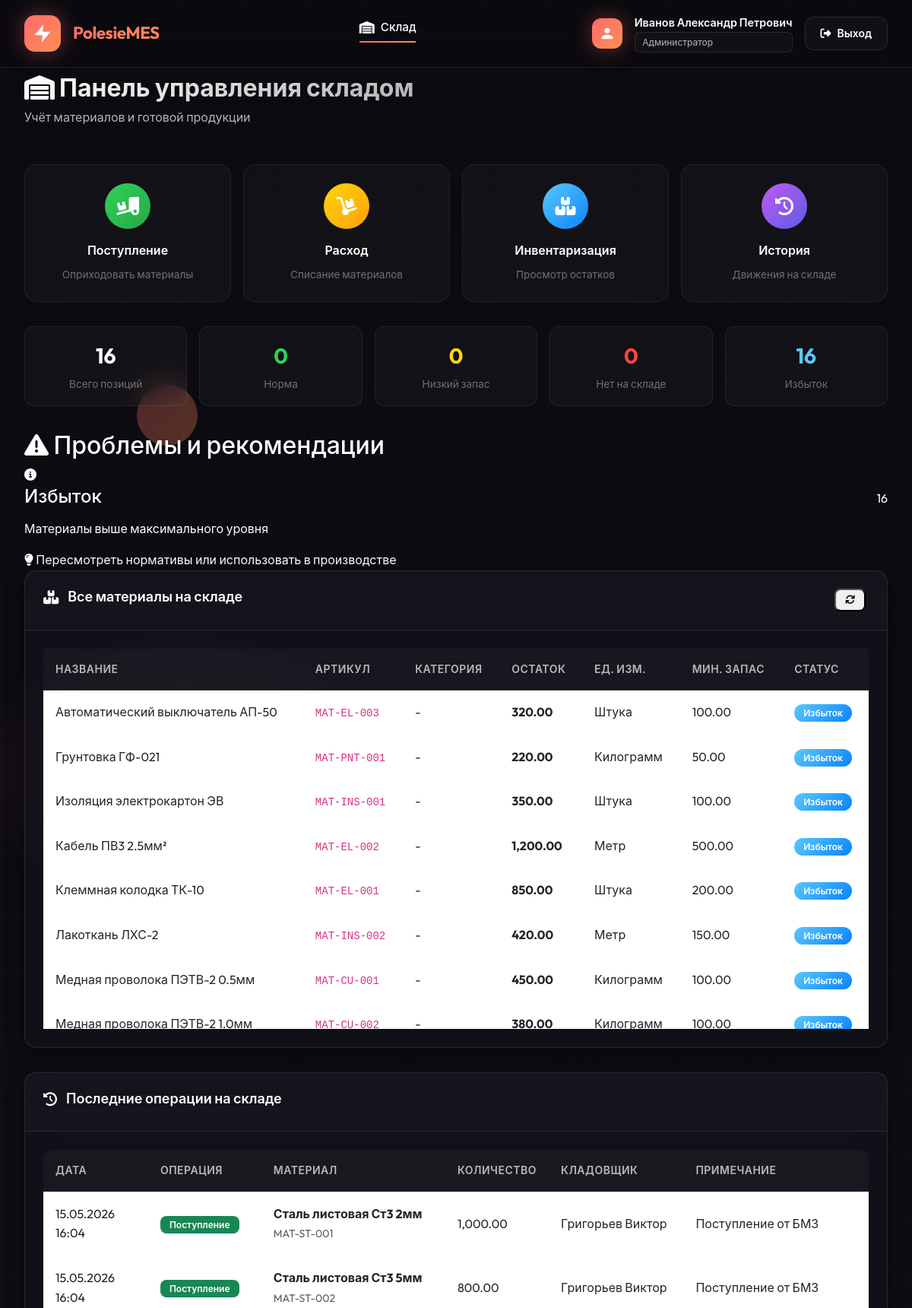
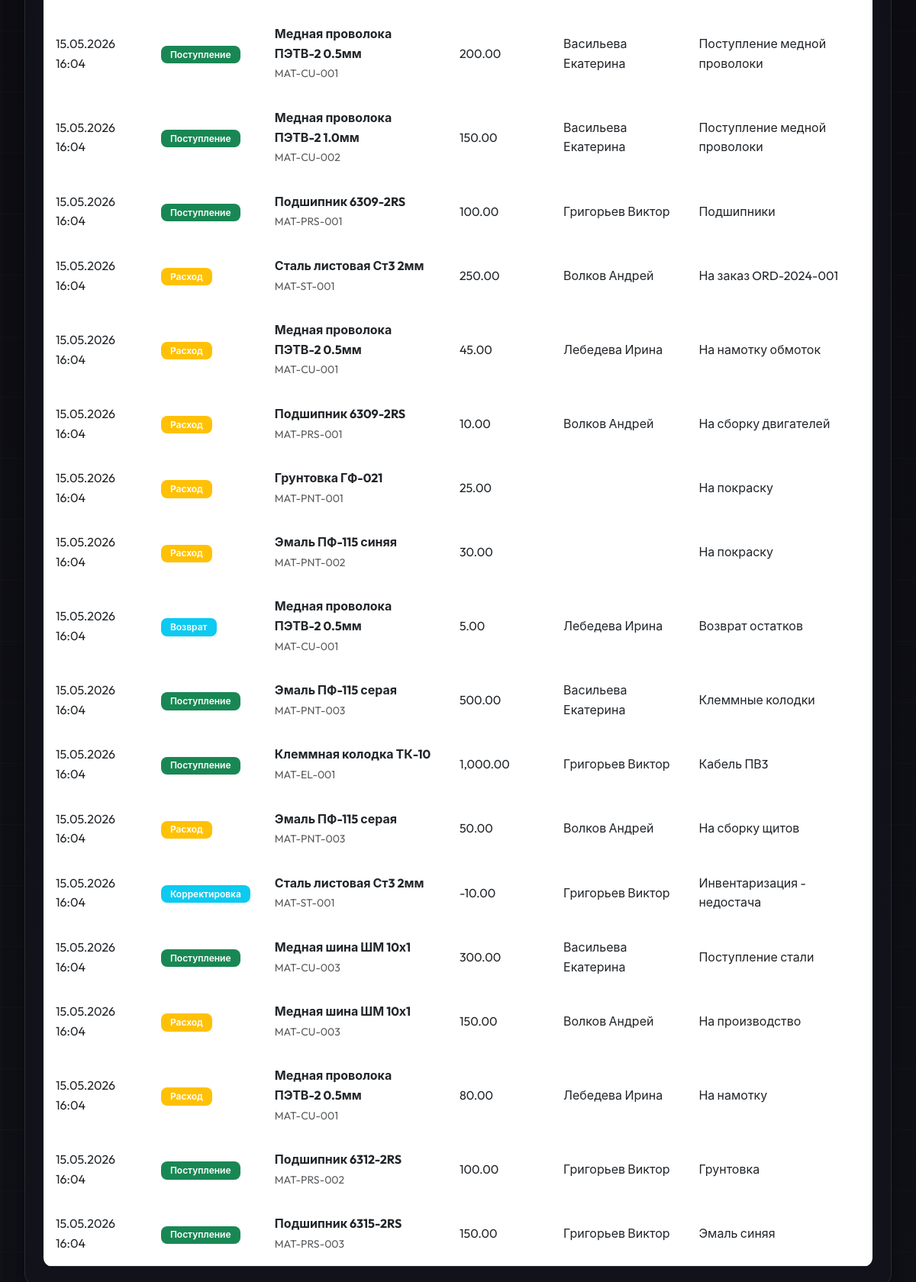
The page /modules/warehouse/warehouse_dashboard.php (signed in, upper part) on the database its author committed (2 pictures, top to bottom).
### tables this page shows
CREATE TABLE items (
    id INT AUTO_INCREMENT PRIMARY KEY,
    item_type ENUM('product', 'material', 'equipment') NOT NULL,
    item_code VARCHAR(50) UNIQUE NOT NULL,
    name VARCHAR(200) NOT NULL,
    category_id INT,
    location_id INT,
    unit_id INT,
    current_stock DECIMAL(12,3) DEFAULT 0,
    min_stock INT DEFAULT 0,
    price DECIMAL(12,2),
    currency VARCHAR(3) DEFAULT 'BYN',
    supplier_id INT,
    status ENUM('operational', 'maintenance', 'broken', 'offline', 'active', 'inactive') DEFAULT 'active',
    extra_specs JSON,
    description TEXT,
    is_active BOOLEAN DEFAULT TRUE,
    created_at TIMESTAMP DEFAULT CURRENT_TIMESTAMP,
    updated_at TIMESTAMP DEFAULT CURRENT_TIMESTAMP ON UPDATE CURRENT_TIMESTAMP,
    FOREIGN KEY (category_id) REFERENCES dictionaries(id),
    FOREIGN KEY (location_id) REFERENCES dictionaries(id),
    FOREIGN KEY (unit_id) REFERENCES dictionaries(id),
    FOREIGN KEY (supplier_id) REFERENCES partners(id),
    INDEX idx_item_type (item_type),
    INDEX idx_item_code (item_code)
);

CREATE TABLE dictionaries (
    id INT AUTO_INCREMENT PRIMARY KEY,
    dict_type ENUM('unit', 'category', 'location', 'position') NOT NULL,
    code VARCHAR(50) NOT NULL,
    name VARCHAR(200) NOT NULL,
    parent_id INT NULL,
    extra_data JSON,
    description TEXT,
    is_active BOOLEAN DEFAULT TRUE,
    created_at TIMESTAMP DEFAULT CURRENT_TIMESTAMP,
    INDEX idx_dict_type (dict_type),
    INDEX idx_code (code)
);

CREATE TABLE movements (
    id INT AUTO_INCREMENT PRIMARY KEY,
    movement_type ENUM('receipt', 'consumption', 'return', 'adjustment', 'shipment', 'maintenance') NOT NULL,
    item_id INT NOT NULL,
    quantity DECIMAL(12,3) NOT NULL,
    reference_type VARCHAR(50),
    reference_id INT,
    warehouse_from VARCHAR(100),
    warehouse_to VARCHAR(100),
    employee_id INT,
    partner_id INT,
    cost DECIMAL(12,2),
    notes TEXT,
    movement_date DATETIME DEFAULT CURRENT_TIMESTAMP,
    created_at TIMESTAMP DEFAULT CURRENT_TIMESTAMP,
    FOREIGN KEY (item_id) REFERENCES items(id),
    FOREIGN KEY (employee_id) REFERENCES staff(id),
    FOREIGN KEY (partner_id) REFERENCES partners(id),
    INDEX idx_movement_type (movement_type),
    INDEX idx_item_id (item_id)
);

CREATE TABLE staff (
    id INT AUTO_INCREMENT PRIMARY KEY,
    employee_code VARCHAR(20) UNIQUE NOT NULL,
    username VARCHAR(50) UNIQUE,
    password VARCHAR(255),
    first_name VARCHAR(50) NOT NULL,
    last_name VARCHAR(50) NOT NULL,
    middle_name VARCHAR(50),
    position_id INT,
    email VARCHAR(100),
    phone VARCHAR(20),
    department VARCHAR(100),
    role ENUM('admin', 'manager', 'operator', 'warehouse_keeper') NOT NULL,
    hire_date DATE,
    status ENUM('active', 'vacation', 'sick', 'terminated') DEFAULT 'active',
    is_active BOOLEAN DEFAULT TRUE,
    last_login TIMESTAMP NULL,
    created_at TIMESTAMP DEFAULT CURRENT_TIMESTAMP,
    updated_at TIMESTAMP DEFAULT CURRENT_TIMESTAMP ON UPDATE CURRENT_TIMESTAMP,
    FOREIGN KEY (position_id) REFERENCES dictionaries(id)
);

### modules/warehouse/warehouse_dashboard.php (the view, shortened to what the rows shown need)
<?php
require_once __DIR__ . '/../../includes/helpers.php';
$db = getDB();
$stmt = $db->query("
    SELECT
        COUNT(*) as total,
        SUM(CASE WHEN current_stock <= 0 THEN 1 ELSE 0 END) as out_of_stock,
        SUM(CASE WHEN current_stock < min_stock AND current_stock > 0 THEN 1 ELSE 0 END) as low_stock,
        SUM(CASE WHEN current_stock >= min_stock AND current_stock <= (min_stock * 2) THEN 1 ELSE 0 END) as normal,
        SUM(CASE WHEN current_stock > (min_stock * 2) THEN 1 ELSE 0 END) as overstock
    FROM items
    WHERE item_type = 'material'
");
$materialStats = $stmt->fetch();
$stmt = $db->query("
    SELECT mvt.*, i.name as item_name, i.item_code,
           s.first_name, s.last_name,
           CASE mvt.movement_type
               WHEN 'receipt' THEN 'Поступление'
               WHEN 'consumption' THEN 'Расход'
               WHEN 'return' THEN 'Возврат'
               WHEN 'adjustment' THEN 'Корректировка'
               WHEN 'shipment' THEN 'Отгрузка'
               ELSE mvt.movement_type
           END as operation_name
    FROM movements mvt
    LEFT JOIN items i ON mvt.item_id = i.id
    LEFT JOIN staff s ON mvt.employee_id = s.id
    WHERE mvt.movement_type IN ('receipt', 'consumption', 'return', 'adjustment', 'shipment')
    ORDER BY mvt.movement_date DESC
    LIMIT 20
");
$recentTransactions = $stmt->fetchAll();
$stmt = $db->query("
    SELECT i.*,
           d.name as category_name,
           u.name as unit_name,
           CASE
               WHEN i.current_stock <= 0 THEN 'critical'
               WHEN i.current_stock < i.min_stock THEN 'low'
               WHEN i.current_stock > (i.min_stock * 2) THEN 'overstock'
               ELSE 'normal'
           END as stock_status
    FROM items i
    LEFT JOIN dictionaries d ON i.category_id = d.id AND d.dict_type = 'category'
    LEFT JOIN dictionaries u ON i.unit_id = u.id AND u.dict_type = 'unit'
    WHERE i.item_type = 'material'
    ORDER BY
        CASE
            WHEN i.current_stock <= 0 THEN 1
            WHEN i.current_stock < i.min_stock THEN 2
            ELSE 3
        END,
        i.name ASC
");
$allMaterials = $stmt->fetchAll();
$warehouseIssues = [];
if ($materialStats['overstock'] > 0) {
    $warehouseIssues[] = [
        'type' => 'info',
        'title' => 'Избыток',
        'count' => $materialStats['overstock'],
        'message' => 'Материалы выше максимального уровня',
        'recommendation' => 'Пересмотреть нормативы или использовать в производстве'
    ];
}
?>
<!DOCTYPE html>
<html lang="ru">
<head>
    <link href="https://cdn.jsdelivr.net/npm/bootstrap@5.3.0/dist/css/bootstrap.min.css" rel="stylesheet">
    <link href="https://cdnjs.cloudflare.com/ajax/libs/font-awesome/6.4.0/css/all.min.css" rel="stylesheet">
    <link rel="stylesheet" href="<?= APP_URL ?>/assets/css/common-style.css">
</head>
<body>
    <div class="main-content">
        <div class="page-header">
            <div class="page-title">
                <h1><i class="fas fa-warehouse"></i> Панель управления складом</h1>
            </div>
        </div>
        <?php if (!empty($warehouseIssues)): ?>
        <div class="issues-section">
            <h2 class="section-title"><i class="fas fa-exclamation-triangle"></i> Проблемы и рекомендации</h2>
        </div>
        <?php endif; ?>
        <div class="card" id="inventory-section">
            <div class="card-body">
                <div class="materials-table-container">
                    <table class="table">
                        <thead>
                            <tr>
                                <th>Название</th>
                                <th>Артикул</th>
                                <th>Категория</th>
                                <th>Остаток</th>
                                <th>Ед. изм.</th>
                                <th>Мин. запас</th>
                                <th>Статус</th>
                            </tr>
                        </thead>
                        <tbody>
                            <?php foreach ($allMaterials as $material): ?>
                            <tr>
                                <td><?= e($material['name']) ?></td>
                                <td><code><?= e($material['item_code']) ?></code></td>
                                <td><?= e($material['category_name'] ?? '-') ?></td>
                                <td><strong><?= number_format($material['current_stock'], 2) ?></strong></td>
                                <td><?= e($material['unit_name'] ?? '-') ?></td>
                                <td><?= number_format($material['min_stock'], 2) ?></td>
                                <td>
                                    <span class="badge-stock-<?= $material['stock_status'] ?>">
                                        <?php
                                        switch($material['stock_status']) {
                                            case 'overstock': echo 'Избыток'; break;
                                        }
                                        ?>
                                    </span>
                                </td>
                            </tr>
                            <?php endforeach; ?>
                        </tbody>
                    </table>
                </div>
            </div>
        </div>
        <div class="card" id="history-section">
            <div class="card-body">
                <div class="table-responsive">
                    <table class="table">
                        <thead>
                            <tr>
                                <th>Дата</th>
                                <th>Операция</th>
                                <th>Материал</th>
                                <th>Количество</th>
                                <th>Кладовщик</th>
                                <th>Примечание</th>
                            </tr>
                        </thead>
                        <tbody>
                            <?php foreach ($recentTransactions as $transaction): ?>
                            <tr>
                                <td><?= formatDateTime($transaction['movement_date']) ?></td>
                                <td>
                                    <span class="badge bg-<?=
                                        $transaction['movement_type'] == 'receipt' ? 'success' :
                                        ($transaction['movement_type'] == 'consumption' ? 'warning' : 'info')
                                    ?>">
                                        <?= e($transaction['operation_name']) ?>
                                    </span>
                                </td>
                                <td>
                                    <strong><?= e($transaction['item_name']) ?></strong><br>
                                    <small class="text-muted"><?= e($transaction['item_code']) ?></small>
                                </td>
                                <td><?= number_format($transaction['quantity'], 2) ?></td>
                                <td><?= e(trim($transaction['last_name'] . ' ' . $transaction['first_name'])) ?></td>
                                <td><?= e($transaction['notes'] ?? '-') ?></td>
                            </tr>
                            <?php endforeach; ?>
                        </tbody>
                    </table>
                </div>
            </div>
        </div>
    </div>
</body>
</html>

### rows shown on the page
items: name "Автоматический выключатель АП-50", item_code "MAT-EL-003", category.name "-", current_stock "320.00", unit.name "Штука", min_stock "100.00"
items: name "Грунтовка ГФ-021", item_code "MAT-PNT-001", category.name "-", current_stock "220.00", unit.name "Килограмм", min_stock "50.00"
items: name "Изоляция электрокартон ЭВ", item_code "MAT-INS-001", category.name "-", current_stock "350.00", unit.name "Штука", min_stock "100.00"
items: name "Кабель ПВ3 2.5мм²", item_code "MAT-EL-002", category.name "-", current_stock "1,200.00", unit.name "Метр", min_stock "500.00"
items: name "Клеммная колодка ТК-10", item_code "MAT-EL-001", category.name "-", current_stock "850.00", unit.name "Штука", min_stock "200.00"
items: name "Лакоткань ЛХС-2", item_code "MAT-INS-002", category.name "-", current_stock "420.00", unit.name "Метр", min_stock "150.00"
items: name "Медная проволока ПЭТВ-2 0.5мм", item_code "MAT-CU-001", category.name "-", current_stock "450.00", category.name "Килограмм", min_stock "100.00"
items: name "Медная проволока ПЭТВ-2 1.0мм", item_code "MAT-CU-002", category.name "-", current_stock "380.00", category.name "Килограмм", min_stock "100.00"
movements: movement_date "15.05.2026 16:04", operation_name "Поступление", item.name "Сталь листовая Ст3 2мм", item.item_code "MAT-ST-001", quantity "1,000.00", employee.first_name "Григорьев Виктор", notes "Поступление от БМЗ"
movements: movement_date "15.05.2026 16:04", operation_name "Поступление", item.name "Сталь листовая Ст3 5мм", item.item_code "MAT-ST-002", quantity "800.00", employee.first_name "Григорьев Виктор", notes "Поступление от БМЗ"
movements: movement_date "15.05.2026 16:04", operation_name "Поступление", item.name "Медная проволока ПЭТВ-2 0.5мм", item.item_code "MAT-CU-001", quantity "200.00", employee.first_name "Васильева Екатерина", notes "Поступление медной проволоки"
movements: movement_date "15.05.2026 16:04", operation_name "Поступление", item.name "Медная проволока ПЭТВ-2 1.0мм", item.item_code "MAT-CU-002", quantity "150.00", employee.first_name "Васильева Екатерина", notes "Поступление медной проволоки"
movements: movement_date "15.05.2026 16:04", operation_name "Поступление", item.name "Подшипник 6309-2RS", item.item_code "MAT-PRS-001", quantity "100.00", employee.first_name "Григорьев Виктор", notes "Подшипники"
movements: movement_date "15.05.2026 16:04", operation_name "Расход", item.name "Сталь листовая Ст3 2мм", item.item_code "MAT-ST-001", quantity "250.00", employee.first_name "Волков Андрей", notes "На заказ ORD-2024-001"
movements: movement_date "15.05.2026 16:04", operation_name "Расход", item.name "Медная проволока ПЭТВ-2 0.5мм", item.item_code "MAT-CU-001", quantity "45.00", employee.first_name "Лебедева Ирина", notes "На намотку обмоток"
movements: movement_date "15.05.2026 16:04", operation_name "Расход", item.name "Подшипник 6309-2RS", item.item_code "MAT-PRS-001", quantity "10.00", employee.first_name "Волков Андрей", notes "На сборку двигателей"
movements: movement_date "15.05.2026 16:04", operation_name "Расход", item.name "Грунтовка ГФ-021", item.item_code "MAT-PNT-001", quantity "25.00", notes "На покраску"
movements: movement_date "15.05.2026 16:04", operation_name "Расход", item.name "Эмаль ПФ-115 синяя", item.item_code "MAT-PNT-002", quantity "30.00", notes "На покраску"
movements: movement_date "15.05.2026 16:04", operation_name "Возврат", item.name "Медная проволока ПЭТВ-2 0.5мм", item.item_code "MAT-CU-001", quantity "5.00", employee.first_name "Лебедева Ирина", notes "Возврат остатков"
movements: movement_date "15.05.2026 16:04", operation_name "Поступление", item.name "Эмаль ПФ-115 серая", item.item_code "MAT-PNT-003", quantity "500.00", employee.first_name "Васильева Екатерина", notes "Клеммные колодки"
movements: movement_date "15.05.2026 16:04", operation_name "Поступление", item.name "Клеммная колодка ТК-10", item.item_code "MAT-EL-001", quantity "1,000.00", employee.first_name "Григорьев Виктор", notes "Кабель ПВ3"
movements: movement_date "15.05.2026 16:04", operation_name "Расход", item.name "Эмаль ПФ-115 серая", item.item_code "MAT-PNT-003", quantity "50.00", employee.first_name "Волков Андрей", notes "На сборку щитов"
movements: movement_date "15.05.2026 16:04", operation_name "Корректировка", item.name "Сталь листовая Ст3 2мм", item.item_code "MAT-ST-001", quantity "-10.00", employee.first_name "Григорьев Виктор", notes "Инвентаризация - недостача"
movements: movement_date "15.05.2026 16:04", operation_name "Поступление", item.name "Медная шина ШМ 10х1", item.item_code "MAT-CU-003", quantity "300.00", employee.first_name "Васильева Екатерина", notes "Поступление стали"
movements: movement_date "15.05.2026 16:04", operation_name "Расход", item.name "Медная шина ШМ 10х1", item.item_code "MAT-CU-003", quantity "150.00", employee.first_name "Волков Андрей", notes "На производство"
movements: movement_date "15.05.2026 16:04", operation_name "Расход", item.name "Медная проволока ПЭТВ-2 0.5мм", item.item_code "MAT-CU-001", quantity "80.00", employee.first_name "Лебедева Ирина", notes "На намотку"
movements: movement_date "15.05.2026 16:04", operation_name "Поступление", item.name "Подшипник 6312-2RS", item.item_code "MAT-PRS-002", quantity "100.00", employee.first_name "Григорьев Виктор", notes "Грунтовка"
movements: movement_date "15.05.2026 16:04", operation_name "Поступление", item.name "Подшипник 6315-2RS", item.item_code "MAT-PRS-003", quantity "150.00", employee.first_name "Григорьев Виктор", notes "Эмаль синяя"

### other values the page prints
$_SESSION['full_name'] "Иванов Александр Петрович"
getRoleName($_SESSION['role']) "Администратор"
$materialStats['total'] "16"
$materialStats['normal'] "0"
$materialStats['low_stock'] "0"
$materialStats['out_of_stock'] "0"
$materialStats['overstock'] "16"
$issue['title'] "Избыток"
$issue['count'] "16"
$issue['message'] "Материалы выше максимального уровня"
$issue['recommendation'] "Пересмотреть нормативы или использовать в производстве"
